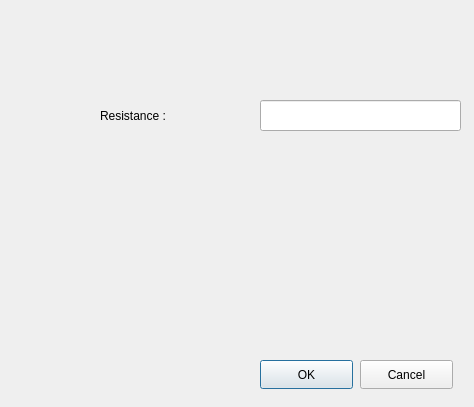
<?xml version="1.0" encoding="UTF-8"?>
<ui version="4.0">
 <class>Resistordialog</class>
 <widget class="QDialog" name="Resistordialog">
  <property name="geometry">
   <rect>
    <x>0</x>
    <y>0</y>
    <width>474</width>
    <height>407</height>
   </rect>
  </property>
  <property name="windowTitle">
   <string>Dialog</string>
  </property>
  <widget class="QPushButton" name="OK">
   <property name="geometry">
    <rect>
     <x>260</x>
     <y>360</y>
     <width>93</width>
     <height>29</height>
    </rect>
   </property>
   <property name="text">
    <string>OK</string>
   </property>
  </widget>
  <widget class="QPushButton" name="Cancel">
   <property name="geometry">
    <rect>
     <x>360</x>
     <y>360</y>
     <width>93</width>
     <height>29</height>
    </rect>
   </property>
   <property name="text">
    <string>Cancel</string>
   </property>
  </widget>
  <widget class="QLineEdit" name="value">
   <property name="geometry">
    <rect>
     <x>260</x>
     <y>100</y>
     <width>201</width>
     <height>31</height>
    </rect>
   </property>
   <property name="layoutDirection">
    <enum>Qt::LeftToRight</enum>
   </property>
   <property name="text">
    <string/>
   </property>
  </widget>
  <widget class="QLabel" name="label">
   <property name="geometry">
    <rect>
     <x>100</x>
     <y>100</y>
     <width>91</width>
     <height>31</height>
    </rect>
   </property>
   <property name="text">
    <string>Resistance :</string>
   </property>
  </widget>
 </widget>
 <resources/>
 <connections/>
</ui>
